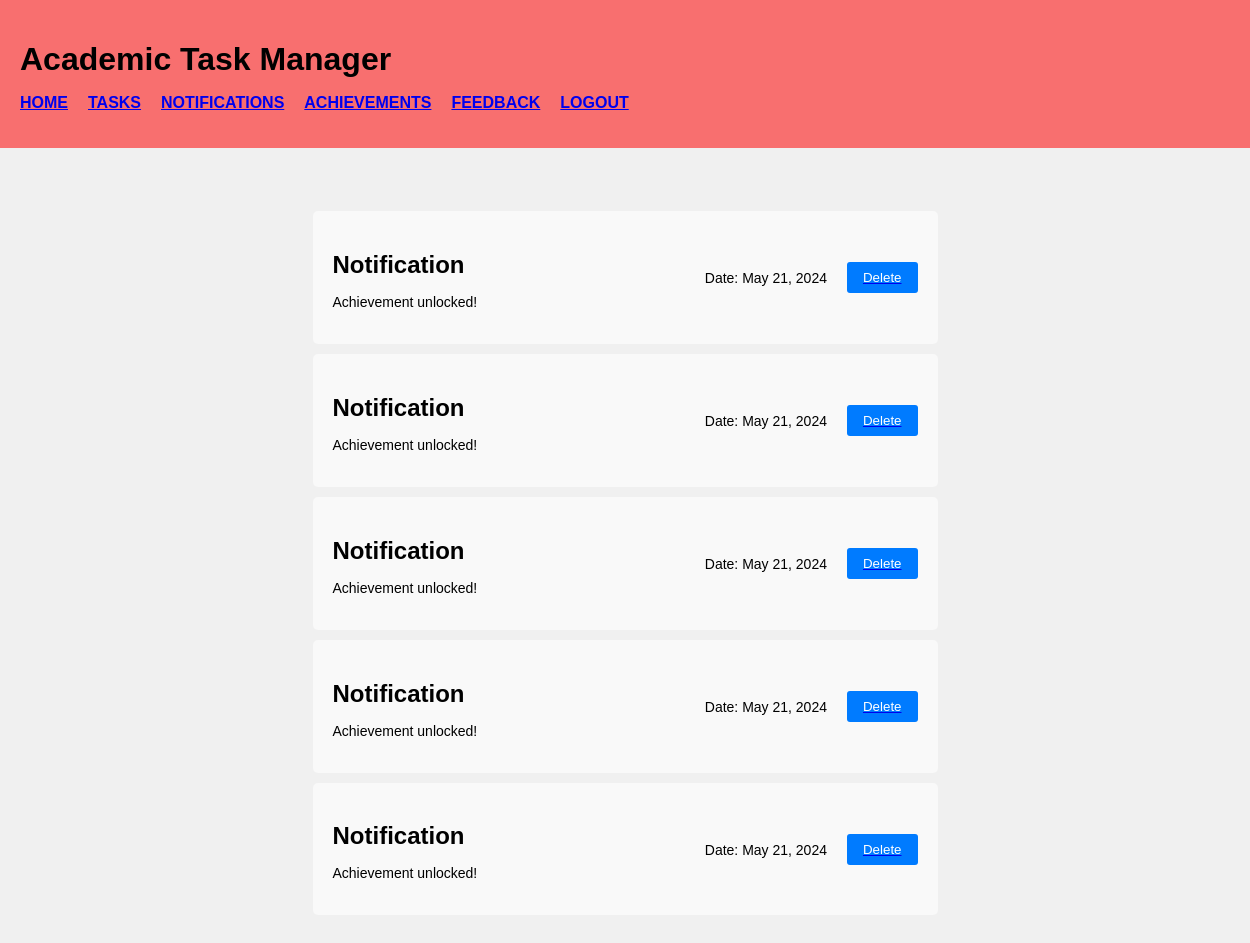
The app's page /notifications (signed in), older data.
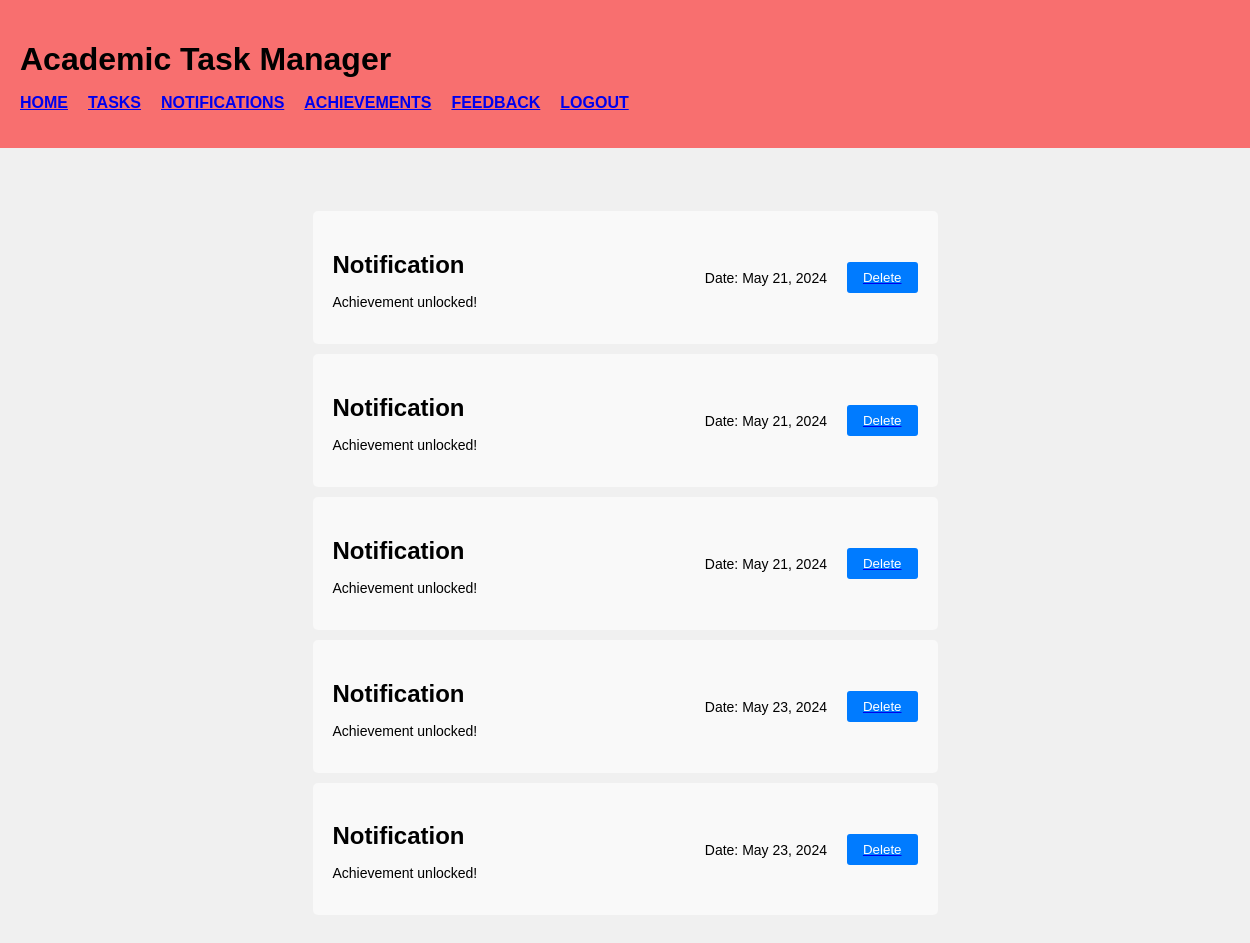
The same page, newer data.
### app.py (models this page shows)
class Notifications(db.Model):
    id = db.Column(db.Integer, primary_key=True)
    content = db.Column(db.String(200), nullable=False)
    date_created = db.Column(db.DateTime, default=datetime.utcnow)
    user_id = db.Column(db.Integer, nullable=False)

### app.py (the view)
@app.route('/notifications')
@login_required
def notifications():
    notifications = Notifications.query.filter_by(user_id=current_user.id).all()
    return render_template('Notifications.html', notifications=notifications)

### app.py (called while the page is built)
@login_manager.user_loader
def load_user(user_id):
    return User.query.get(int(user_id))

### templates/Notifications.html (shortened to what this page needs)
{% extends 'base.html' %}
{% block body %}
<section class="add-task-section">
    <div class="Tasks-main-content">
        {% if notifications|length < 1 %}
        <h4>There are no notifications.</h4>
        {% else %}
        <div class="task-list">
            {% for notification in notifications %}
            <div class="task">
                <div class="task-info">
                    <h2>Notification</h2>
                    <p>{{ notification.content }}</p>
                </div>
                <div class="task-actions">
                    <p>Date: {{ notification.date_created.strftime('%B %d, %Y') }}</p>
                    <a href="/deleteNotification/{{notification.id}}"><button class="mark-done">Delete</button></a>
                </div>
            </div>
            {% endfor %}
        </div>
        {% endif %}
    </div>
</section>
{% endblock %}

### templates/base.html (shortened to what this page needs)
<!DOCTYPE html>
<html lang="en">
<head>
    <link rel="stylesheet" href="{{ url_for('static', filename='css/main.css') }}">
</head>
<body>
    <div class="Update-container">
        <div class="horizontal-navigator">
            <h1>Academic Task Manager</h1>
            <nav>
                <ul>
                    {% if current_user.is_authenticated %}
                    <li><a href="/">Home</a></li>
                    <li><a href="/tasks">Tasks</a></li>
                    <li><a href="/notifications">Notifications</a></li>
                    <li><a href="/achievements">Achievements</a></li>
                    <li><a href="/feedback">Feedback</a></li>
                    <li><a href="/logout">Logout</a></li>
                    {% else %}
                    <li><a href="/">Home</a></li>
                    <li><a href="/login">Login</a></li>
                    <li><a href="/register">Register</a></li>
                    {% endif %}
                </ul>
            </nav>
        </div>
    {% block body %}{% endblock %}
</body>
</html>

### static/css/main.css (style rules this page uses)
body { font-family: sans-serif; }
body { font-family: Arial, sans-serif; margin: 0; padding: 0; height: 100vh; background-color: #f0f0f0; display: flex; justify-content: center; align-items: center; }
button { display: block; width: 100%; padding: 10px; background-color: #007bff; color: #fff; border: none; border-radius: 3px; cursor: pointer; transition: background-color 0.3s ease; }
p { margin-top: 15px; font-size: 14px; }
body { font-family: Arial, sans-serif; margin: 0; padding: 0; }
.task-list { list-style: none; padding: 0; }
.horizontal-navigator { background-color: #f86f6f; padding: 20px; width: 100%; margin-left: 0; margin-right: 0; }
.horizontal-navigator h1 { font-size: 32px; margin-bottom: 10px; }
.horizontal-navigator nav ul { list-style: none; padding: 0; display: flex; }
.horizontal-navigator nav ul li { display: inline-block; margin-right: 20px; color: gray; font-size: 100%; font-weight: 800; text-transform: uppercase; text-decoration: none; }
.horizontal-navigator nav ul li:last-child { margin-right: 0; }
.add-task-section { padding: 5%; margin-left: 20%; margin-right: 20%; }
button { padding: 10px 20px; background-color: white; color: black; border: none; border-radius: 3px; cursor: pointer; transition: background-color 0.3s ease; }
.task-list { width: 100%; }
.task { display: flex; justify-content: space-between; align-items: center; padding: 20px; background-color: #f9f9f9; border-radius: 5px; margin-bottom: 10px; }
.task .task-info { flex: 1; }
.task h2 { font-size: 24px; margin-bottom: 5px; }
.task-actions { display: flex; align-items: center; }
.task-actions p { margin-right: 20px; }
.mark-done { padding: 8px 16px; background-color: #007bff; color: #fff; border: none; border-radius: 3px; cursor: pointer; transition: background-color 0.3s ease; }
.Update-container { display: block; flex-direction: column; height: 100vh; width: 100%; }
.task-actions { display: flex; justify-content: space-between; align-items: center; }
.task-actions button { padding: 8px 16px; border: none; border-radius: 3px; cursor: pointer; transition: background-color 0.3s ease; }
.task-list { margin-bottom: 20px; }

Row changes from the older to the newer data that the page shows:
removed Notifications: content "Achievement unlocked!", date_created "May 21, 2024"
removed Notifications: content "Achievement unlocked!", date_created "May 21, 2024"
added Notifications: content "Achievement unlocked!", date_created "May 23, 2024"
added Notifications: content "Achievement unlocked!", date_created "May 23, 2024"
